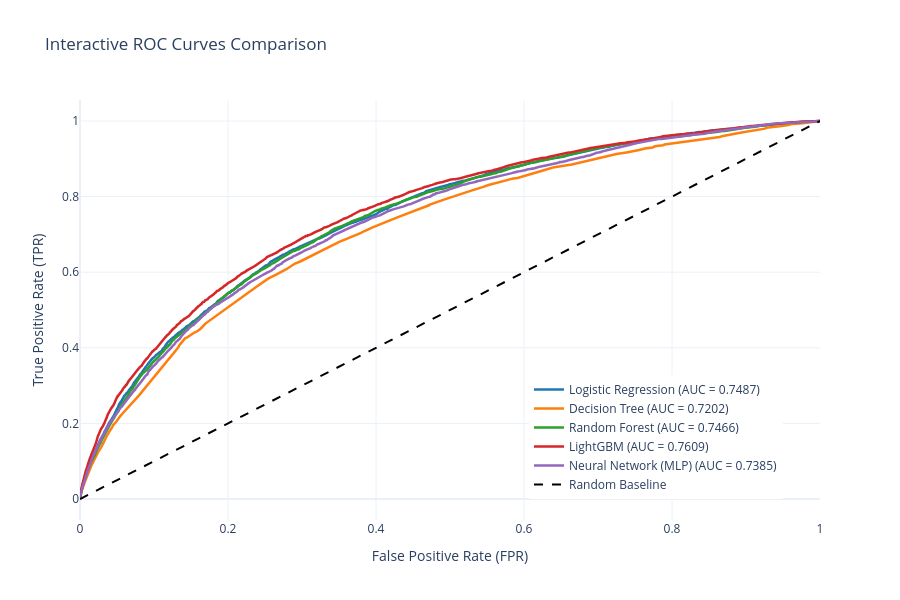

Write notebook code for a chart like this one.
### Code cell
import time
import warnings
import pandas as pd
import matplotlib.pyplot as plt
import seaborn as sns
from sklearn.metrics import classification_report, confusion_matrix, roc_curve, precision_recall_curve, auc

from data_preprocessing import get_dataset_stats, print_stats_summary, prepare_pipeline
from models.logistic_regression import LogisticRegressionTrainer
from models.decision_tree import DecisionTreeTrainer
from models.random_forest import RandomForestTrainer
from models.gradient_boosting import GradientBoostingTrainer
from models.neural_network import NeuralNetworkTrainer
from plotly_visualizations import plot_interactive_roc, plot_interactive_pr

warnings.filterwarnings('ignore')
plt.style.use('seaborn-v0_8-whitegrid')
plt.rcParams['figure.dpi'] = 120

train_df = pd.read_csv('application_train.csv')
test_df = pd.read_csv('application_test.csv')

stats = get_dataset_stats(train_df, test_df)
print_stats_summary(stats)
print()

data = prepare_pipeline(train_df, test_df)

models = {}
roc_curves = {}
pr_curves = {}
summary_metrics = []

trainers = [
    ("Logistic Regression", LogisticRegressionTrainer(), data['X_train_scaled'], data['X_val_scaled'], data['X_test_scaled']),
    ("Decision Tree", DecisionTreeTrainer(), data['X_train'], data['X_val'], data['X_test_imputed']),
    ("Random Forest", RandomForestTrainer(), data['X_train'], data['X_val'], data['X_test_imputed']),
    ("LightGBM", GradientBoostingTrainer(), data['X_train'], data['X_val'], data['X_test_imputed']),
    ("Neural Network (MLP)", NeuralNetworkTrainer(), data['X_train_scaled'], data['X_val_scaled'], data['X_test_scaled'])
]

print(f"features count:{len(data['feature_names'])}\n")

for name, trainer_obj, X_tr, X_va, X_te in trainers:
    t0 = time.time()
    auc_base = trainer_obj.fit_baseline(X_tr, data['y_train'], X_va, data['y_val'])
    
    t1 = time.time()
    auc_tuned, best_params = trainer_obj.tune(X_tr, data['y_train'], X_va, data['y_val'])
    
    y_pred_proba = trainer_obj.predict_proba(X_va)
    y_pred_binary = (y_pred_proba >= 0.5).astype(int)
    
    print(f"{name} ROC-AUC: {auc_tuned:.4f}")
    print(classification_report(data['y_val'], y_pred_binary, digits=2))
    
    cm = confusion_matrix(data['y_val'], y_pred_binary)
    plt.figure(figsize=(6, 5))
    sns.heatmap(cm, annot=True, fmt='d', cmap='Blues', xticklabels=['No Default', 'Default'], yticklabels=['No Default', 'Default'])
    plt.title(f'Confusion Matrix: {name}', fontsize=13, pad=10)
    plt.ylabel('True label', fontsize=11)
    plt.xlabel('Predicted label', fontsize=11)
    plt.tight_layout()
    plt.show()
    
    fpr, tpr, _ = roc_curve(data['y_val'], y_pred_proba)
    precision, recall, _ = precision_recall_curve(data['y_val'], y_pred_proba)
    pr_auc_val = auc(recall, precision)
    
    roc_curves[name] = (fpr, tpr, auc_tuned)
    pr_curves[name] = (recall, precision, pr_auc_val)
    models[name] = (trainer_obj, X_te)
    
    summary_metrics.append({
        'Model': name,
        'Baseline ROC-AUC': round(auc_base, 4),
        'Tuned ROC-AUC': round(auc_tuned, 4),
        'PR-AUC': round(pr_auc_val, 4)
    })
    print()

plot_interactive_roc(roc_curves)
plot_interactive_pr(pr_curves)

df_summary = pd.DataFrame(summary_metrics)
print(df_summary.to_string(index=False))

best_row = df_summary.sort_values(by='Tuned ROC-AUC', ascending=False).iloc[0]
best_trainer, X_test_final = models[best_row['Model']]
test_preds = best_trainer.predict_proba(X_test_final)

submission = pd.DataFrame({'SK_ID_CURR': data['test_ids'], 'TARGET': test_preds})
submission.to_csv('submission.csv', index=False)

### Figure 1 — Plotly figure (JSON) as saved in the notebook; plotly's stock layout.template omitted (floating-point values rounded to 4 significant figures; data arrays with more than 128 entries replaced by an {"elided": "..."} marker saying what was removed)
{"data": [{"line": {"color": "#1f77b4", "width": 2.5}, "mode": "lines", "name": "Logistic Regression (AUC = 0.7487)", "type": "scatter", "x": {"elided": "8447 float values"}, "y": {"elided": "8447 float values"}}, {"line": {"color": "#ff7f0e", "width": 2.5}, "mode": "lines", "name": "Decision Tree (AUC = 0.7202)", "type": "scatter", "x": {"elided": "178 float values"}, "y": {"elided": "178 float values"}}, {"line": {"color": "#2ca02c", "width": 2.5}, "mode": "lines", "name": "Random Forest (AUC = 0.7466)", "type": "scatter", "x": {"elided": "8377 float values"}, "y": {"elided": "8377 float values"}}, {"line": {"color": "#d62728", "width": 2.5}, "mode": "lines", "name": "LightGBM (AUC = 0.7609)", "type": "scatter", "x": {"elided": "8288 float values"}, "y": {"elided": "8288 float values"}}, {"line": {"color": "#9467bd", "width": 2.5}, "mode": "lines", "name": "Neural Network (MLP) (AUC = 0.7385)", "type": "scatter", "x": {"elided": "8544 float values"}, "y": {"elided": "8544 float values"}}, {"line": {"color": "black", "dash": "dash", "width": 2}, "mode": "lines", "name": "Random Baseline", "type": "scatter", "x": [0, 1], "y": [0, 1]}], "layout": {"height": 600, "legend": {"x": 0.95, "xanchor": "right", "y": 0.05, "yanchor": "bottom"}, "title": {"text": "Interactive ROC Curves Comparison"}, "width": 900, "xaxis": {"title": {"text": "False Positive Rate (FPR)"}}, "yaxis": {"title": {"text": "True Positive Rate (TPR)"}}}}
